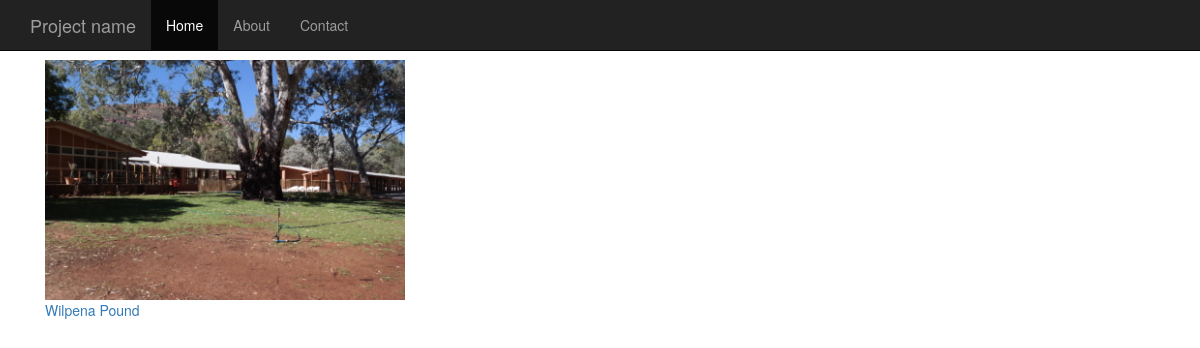
The page /blog/ on the database as committed earlier.
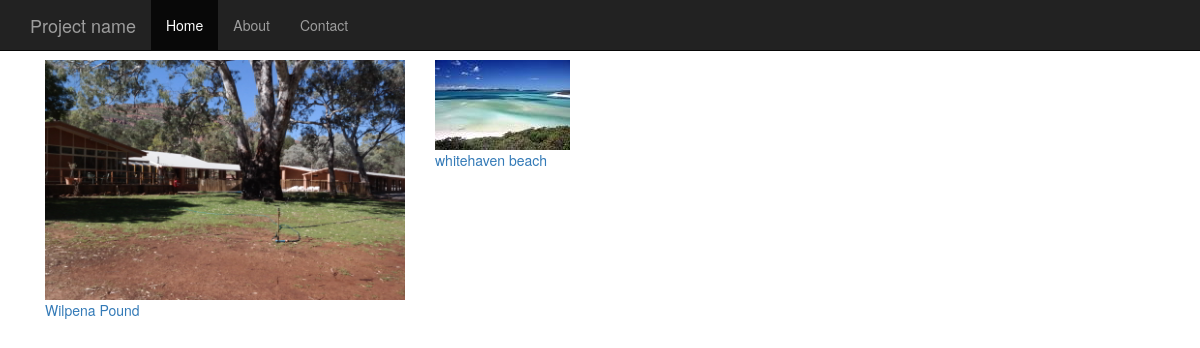
The same page on the database as committed later.
### blog/models.py (models this page shows, shortened)
class Post(models.Model):
    title = models.CharField(max_length=100)
    content = models.TextField()
    photo = models.ImageField()
    created_at = models.DateTimeField(auto_now_add=True)
    updated_at = models.DateTimeField(auto_now=True)

### blog/views.py (the view)
def index(request):
    post_list = Post.objects.all()
    return render(request, 'blog/index.html', {
        'post_list': post_list,
    })

### blog/templates/blog/index.html
{% extends 'blog/base.html' %}
{% block content %}
    <div class="row">
        {% for post in post_list %}
        <div class="col-sm-4">
            <img src="{{ post.photo.url }}" style="max-width: 100%;" />
            <div class="caption">
                <a href="{% url 'blog:post_detail' post.pk %}">
                {{ post.title }}
                </a>
            </div>
        </div>
        {% endfor %}
    </div>
{% endblock %}

### blog/templates/blog/base.html (shortened to what this page needs)
<!DOCTYPE html>
<html>
<head>
<link rel="stylesheet" href="https://maxcdn.bootstrapcdn.com/bootstrap/3.3.6/css/bootstrap.min.css" />
</head>
<body>
    <nav class="navbar navbar-inverse navbar-fixed-top">
      <div class="container">
        <div class="navbar-header">
          <a class="navbar-brand" href="#">Project name</a>
        </div>
        <div id="navbar" class="collapse navbar-collapse">
          <ul class="nav navbar-nav">
            <li class="active"><a href="#">Home</a></li>
            <li><a href="#about">About</a></li>
            <li><a href="#contact">Contact</a></li>
          </ul>
        </div>
      </div>
    </nav>
    <div class="container">
        <div class="row">
            <div class="col-sm-12">
                {% block content %}
                {% endblock %}
            </div>
        </div>
    </div>
</body>
</html>

### blog/templates/blog/base.html (style rules this page uses)
body { padding-top: 60px; padding-left: 30px; padding-bottom: 30px; }

Rows that differ between the two databases and show on the page:
added Post: photo (picture), title "whitehaven beach"
